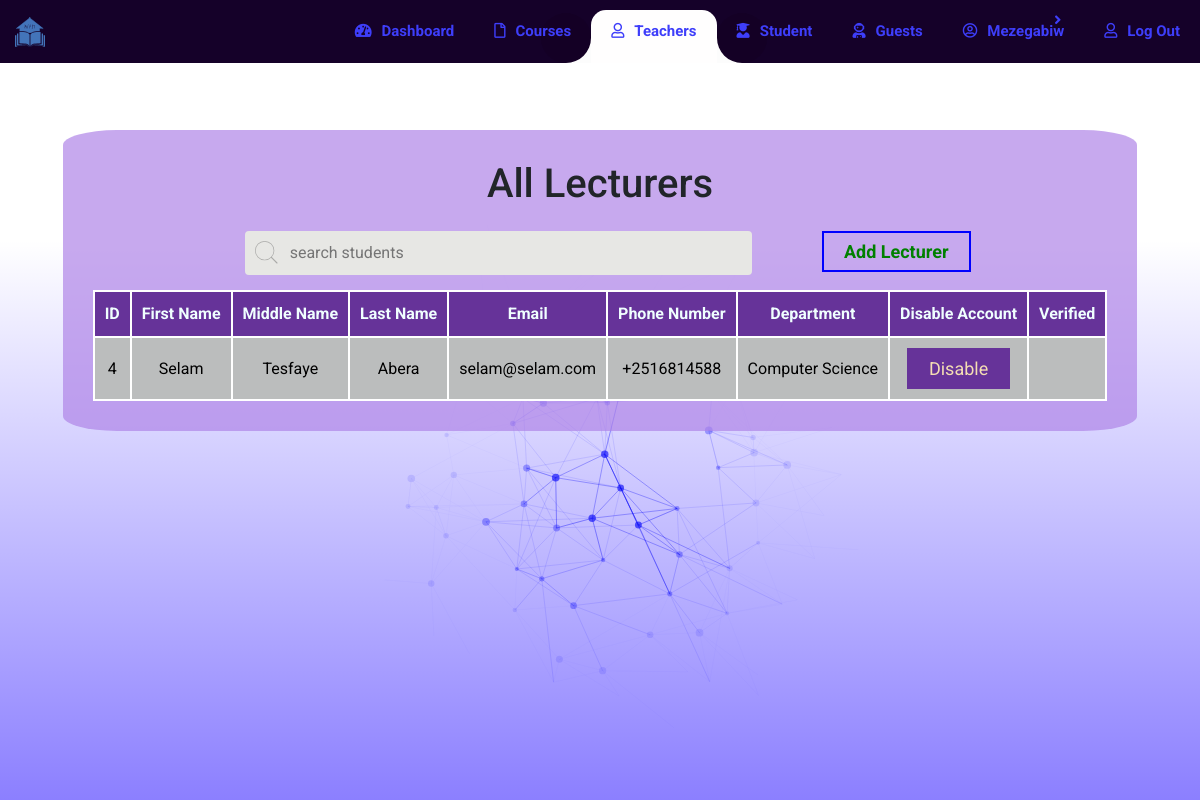
The page /teacher/ (signed in) on the database its author committed.
### users/models.py (models this page shows, shortened)
class UserProfileInfo(models.Model):
    user = models.OneToOneField(User, on_delete=CASCADE)
    firstname = models.CharField(max_length=64)
    middlename = models.CharField(max_length=64)
    lastname = models.CharField(max_length=64)
    email = models.EmailField(max_length=64)
    phonenumber = models.CharField(max_length=32)
    profile_pic = models.ImageField(upload_to=path_and_rename, verbose_name="Profile Pictures", blank=True)
    student = 'Student'
    teacher = 'Teacher'
    registrar = 'Registrar'
    guest = 'Guest'
    user_types = [
        (student, 'Student'),
        (teacher, 'Teacher'),
        (registrar, 'Registrar'),
        (guest, 'Guest')
    ]
    user_type = models.CharField(max_length=15, choices=user_types, default=BLANK_CHOICE_DASH)
    bsc = 'BSc'
    ba = 'BA'
    ms = 'MS'
    ma = 'MBA'
    programs = [
        (bsc, 'BSc'),
        (ba, 'BA'),
        (ms, 'MS'),
        (ma, 'MBA'),
    ]
    program = models.CharField(max_length=10, choices=programs, blank=True)
    computerScience = 'Computer Science'
    businessAdmin = 'Business Administration'
    Departments = [
        (computerScience, 'Computer Science'),
        (businessAdmin, 'Business Administration')
    ]
    department = models.CharField(max_length=50, choices=Departments, blank=True)

### users/views.py (the view)
# urls.py: path('teacher/', views.teacher, name='teacher'),
@login_required
def teacher(request):
    cuser = UserProfileInfo.objects.get(user_id=request.user.id)
    alluser = UserProfileInfo.objects.all()
    if request.user.is_authenticated and cuser.user_type == 'Registrar':
        return render(request, 'users/teacher.html', {
        'cuser' : cuser,
        'all' : alluser })
    else:
        return HttpResponseRedirect(reverse(page))

### users/templates/users/teacher.html (shortened to what this page needs)
{% extends 'base.html' %}
{% load static %}
{% block content %}
{% include 'nav.html' with teacher="active" %}
<section class="tablecontainer">
    <div class="student_table">
        <h1>All Lecturers </h1>
        <input type="search" name="searchStudents" placeholder="search students">
        <a>
            <button class="mybutton"> Add Lecturer </button>
        </a>
        <table class="students">
            <tr>
                <th>ID</th>
                <th>First Name</th>
                <th>Middle Name</th>
                <th>Last Name</th>
                <th>Email</th>
                <th>Phone Number</th>
                <th>Department</th>
                <th>Disable Account</th>
                <th>Verified</th>
            </tr>
            {% for usr in all %}
            {% if usr.user_type == 'Teacher'%}
            <tr>
                <td>{{ usr.user_id }}</td>
                <td>{{ usr.firstname }}</td>
                <td>{{ usr.middlename }}</td>
                <td>{{ usr.lastname }}</td>
                <td>{{ usr.email }}</td>
                <td>{{ usr.phonenumber }}</td>
                <td>{{ usr.department }}</td>
                <td>
                    <a>
                        <button> Disable </button>
                    </a>
                </td>
                <td></td>
            </tr>
            {% endif %}
            {% endfor %}
        </table>
    </div>
</section>
{% endblock %}

### templates/nav.html (shortened to what this page needs)
<link rel="stylesheet" href="https://maxcdn.bootstrapcdn.com/bootstrap/4.0.0/css/bootstrap.min.css">
<link rel='stylesheet' href='https://cdnjs.cloudflare.com/ajax/libs/font-awesome/5.10.2/css/all.css'>
{% load static %}
{% block content %}
    <nav class="navbar navbar-expand-custom navbar-mainbg">
        <a class="navbar-brand navbar-logo" href="{% url 'index' %}">
        <img src="{% static 'img/AskualaFinal.svg' %}" width="30px"/>
        </a>
        <div class="collapse navbar-collapse" id="navbarSupportedContent">
            <ul class="navbar-nav ml-auto">
                <div class="hori-selector"><div class="left"></div><div class="right"></div></div>
                {% if user.is_authenticated and cuser.user_type == 'Student' %}
                <li class="nav-item">
                    <a class="nav-link {{ dash }}" href="{% url 'index' %}"><i class="fas fa-tachometer-alt"></i>Dashboard</a>
                </li>
                <li class="nav-item">
                    <a class="nav-link" href="javascript:void(0);"><i class="far fa-file"></i>Courses</a>
                </li>
                <li class="nav-item">
                    <a class="nav-link" href="javascript:void(0);"><i class="far fa-envelope"></i>Notification</a>
                </li>
                <li class="nav-item">
                    <a class="dropdown {{ login }}" href="#"><i class="far fa-user-circle"></i>{{ cuser.firstname }}</a>
                    <ul id="hidden-drop">
                        <li><a class="dropdown-menu-right" href="#"> Full Profile </a></li>
                        <li><a class="dropdown-menu-right" href="#"> Change Password </a></li>
                        <li><a class="dropdown-menu-right" href="#"> Log Out </a></li><li></li>
                    </ul>
                </li>
                <li class="nav-item">
                    <a class="nav-link {{ login }}" href="{% url 'user_logout' %}"><i class="far fa-user"></i>Log Out</a>
                </li>
                {% elif user.is_authenticated and cuser.user_type == 'Registrar' %}
                <li class="nav-item">
                    <a class="nav-link {{ controller }}" href="{% url 'controller' %}"><i class="fas fa-tachometer-alt"></i>Dashboard</a>
                </li>
                <li class="nav-item">
                    <a class="nav-link" href="#"><i class="far fa-file"></i>Courses</a>
                </li>
                <li class="nav-item">
                    <a class="nav-link {{ teacher }}" href="{% url 'teacher' %}"><i class="far fa-user"></i>Teachers</a>
                </li>
                <li class="nav-item">
                    <a class="nav-link {{ student }}" href="{% url 'student' %}"><i class="fas fa-user-graduate"></i>Student</a>
                </li>
                <li class="nav-item">
                    <a class="nav-link {{ guest }}" href="{% url 'guest' %}"><i class="fas fa-user-astronaut"></i>Guests</a>
                </li>
                <li class="nav-item">
                    <a class="dropdown {{ login }}" href="#"><i class="far fa-user-circle"></i>{{ cuser.firstname }}</a>
                </li>
                <li class="nav-item">
                    <a class="nav-link {{ login }}" href="{% url 'user_logout' %}"><i class="far fa-user"></i>Log Out</a>
                </li>
                {% endif %}
            </ul>
        </div>
    </nav>
{% endblock %}

### sroot/src/css/side.css (style rules this page uses)
* { padding: 0; margin: 0; box-sizing: border-box; }
body { font-family: roboto; }

### sroot/src/css/controller.css (style rules this page uses)
.tablecontainer { width: 100vw; position: absolute; display: flex; align-items: center; justify-content: center; }
.student_table { margin-top: 50px; padding: 30px; background-color: rgba(176, 133, 231, 0.7); text-align: center; border-collapse: collapse; border-radius: 5%; }
.student_table input[type=search] { width: 50%; box-sizing: border-box; border: none; border-radius: 4px; font-size: 16px; color: hsl(60, 7%, 35%); background-color: hsl(60, 7%, 90%); background-image: url("../img/search.svg"); background-position: 10px 10px; background-repeat: no-repeat; padding: 10px 15px 10px 45px; margin: 1.5%; }
.student_table table { width: 100%; }
.student_table td, .student_table th { border: 2px solid white; padding: 10px; color: rgb(0, 0, 0); }
.student_table td button { padding: 5px 20px; border: 2px solid rebeccapurple; background-color: rebeccapurple; color: wheat; }
.mybutton { margin-left: 5%; padding: 5px 20px; font-weight: bold; border: 2px solid blue; background-color: transparent; color: green; }
.student_table th { background-color: rebeccapurple; color: azure; }
.student_table tr:nth-child(even) { background-color: rgb(187, 189, 189); }

### templates/base.html (style rules this page uses)
html, body { background-image: linear-gradient(to bottom, rgba(255,0,0,0) 30%, rgba(25, 0, 255, 0.5)); width: 100%; margin:0; font-family:'Raleway','Roboto',Helvetica,sans-serif; }
li { list-style-type: none; }
a { text-decoration: none; font-size: large; font-weight: bold; }
section { margin-top: 80px; }

### rows shown on the page
UserProfileInfo: firstname "Mezegabiw"
UserProfileInfo: user_id "4", firstname "Selam", middlename "Tesfaye", lastname "Abera", email "selam@selam.com", phonenumber "+2516814588", department "Computer Science"
